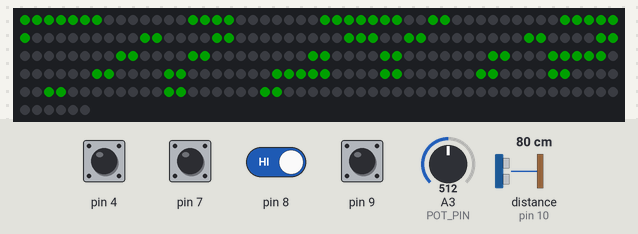
The sketch below on a simulated Arduino Uno, built with avr-gcc and run on an emulated ATmega328P. Parts: 256 RGB LEDs in strip order, left to right, continuing on the next row. The test bench sets the inputs (shaded band); at power-on: pin 4, pin 7–9 HIGH, A3 (POT_PIN) = 512, distance to the obstacle (sensor on pin 10) 80 cm. The echo pulse lasts 58.3 µs per cm; dim RGB values are drawn brighter than linear.

Above: at 3.29 s.
3.3 s: pin 7 pulled LOW for 1 s
At 4.5 s:
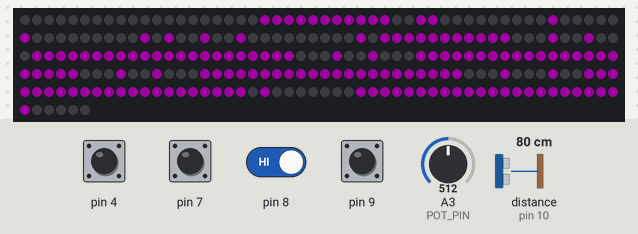
5.8 s: pin 4 driven LOW and pin 8 driven LOW
At 7.3 s:
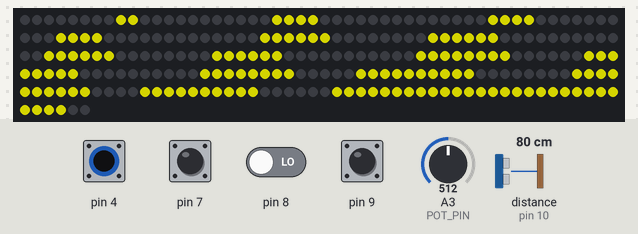
8.8 s: pin 4 pulsed HIGH 5 times (0.12 s each, 0.3 s apart)
At 10.46 s:
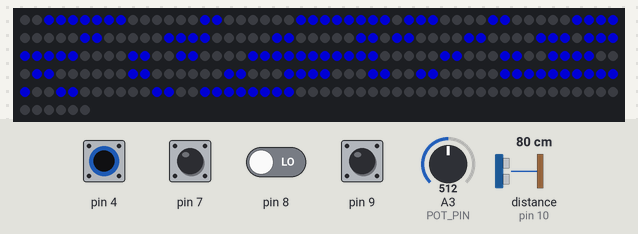
11.8 s: pin 9 pulled LOW for 1 s
At 12.9 s:
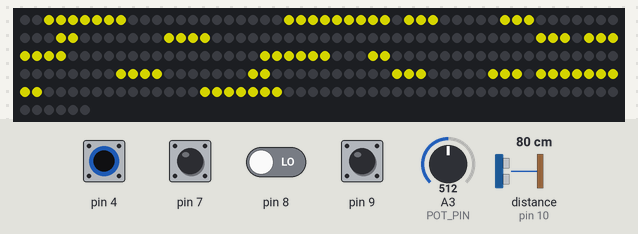

The sketch:

databits_RScroll.ino
```cpp
#include "FastLED.h"
#include <avr/pgmspace.h>
#include <NewPing.h>
#include "button.h"

#define DEBUG 0
#define NUM_LEDS 256
#define MIN_ASCII 47
#define MAX_ASCII 90
#define CHAR_WIDTH 16 /* The width of the array/data */
#define CHAR_REAL_WIDTH 12 /* The width of the pixels to display */

#define INIT_BRIGHT 64

//Time for conecube to display, msec
#define CONE_CUBE_DISPLAY_TIME 3000
#define SCROLL_DELAY 30

//LED Panel output
#define DATA_PIN 11

//Buttons
#define COLOR_BUTTON 4
#define CUBE_BUTTON 7
#define CONE_BUTTON 8
#define DISTANCE_BUTTON 9

//Analog Pot
#define POT_PIN A3

//Ultrasonic sensor
#define ECHO_PIN 10
#define MAX_DISTANCE 200  /* cm, about 6 ft */
#define TARGET_DISTANCE 24  /* Inches for "exact" */
#define NUM_RETRIES 7 /* Check distance this many times to get good reading */
NewPing sonar(ECHO_PIN, ECHO_PIN, MAX_DISTANCE);

Button colorBtn;
Button cubeBtn;
Button coneBtn;
Button distanceBtn;

//Set up LED array
CRGB leds[NUM_LEDS];

/**
  * This is run at initialization only
  */
void setup() {
  if (DEBUG) Serial.begin(9600);  // Only set up serial communication if debugging is enabled
  delay(2000);  //Wait to ensure LED panel powers up
  FastLED.addLeds<WS2812B, DATA_PIN, GRB>(leds, NUM_LEDS);
  FastLED.setBrightness(INIT_BRIGHT); //Number 0-255, default to low power so we can run over usb for debugging
  FastLED.clear();  //Set LED array to zero

  //Set up digital inputs
  colorBtn.begin(COLOR_BUTTON);
  cubeBtn.begin(CUBE_BUTTON);
  coneBtn.begin(CONE_BUTTON);
  distanceBtn.begin(DISTANCE_BUTTON);
}
const String msg = " DATABITS 3883";  //Message starts with a space so it scrolls entirely from left to right

//Start at ascii 47 go through ascii 90 (upper case), 47 == blank character instead of '/'
const char UpperFont12x16Data[] PROGMEM = {
			0x00,0x00,0x00,0x00,0x00,0x00,0x00,0x00,0x00,0x00,0x00,0x00,0x00,0x00,0x00,0x00,0x00,0x00,0x00,0x00,0x00,0x00,0x00,0x00,0x00,0x00,0x00,0x00,0x00,0x00,0x00,0x00,	//  ASCII DEC - 47
			0x0F,0x80,0x3F,0xE0,0x30,0x60,0x60,0x70,0x60,0xF0,0x61,0xB0,0x63,0x30,0x66,0x30,0x6C,0x30,0x78,0x30,0x70,0x30,0x30,0x60,0x3F,0xE0,0x0F,0x80,0x00,0x00,0x00,0x00,	// 0
			0x03,0x00,0x07,0x00,0x1F,0x00,0x1F,0x00,0x03,0x00,0x03,0x00,0x03,0x00,0x03,0x00,0x03,0x00,0x03,0x00,0x03,0x00,0x03,0x00,0x1F,0xE0,0x1F,0xE0,0x00,0x00,0x00,0x00,	// 1
			0x1F,0xC0,0x3F,0xE0,0x70,0x70,0x60,0x30,0x60,0x70,0x00,0xE0,0x01,0xC0,0x03,0x80,0x07,0x00,0x0E,0x00,0x1C,0x00,0x38,0x00,0x7F,0xF0,0x7F,0xF0,0x00,0x00,0x00,0x00,	// 2
			0x1F,0xC0,0x3F,0xE0,0x70,0x70,0x60,0x30,0x00,0x30,0x00,0x70,0x0F,0xE0,0x0F,0xC0,0x00,0x60,0x00,0x30,0x60,0x30,0x70,0x70,0x3F,0xE0,0x1F,0xC0,0x00,0x00,0x00,0x00,	// 3
			0x01,0xC0,0x03,0xC0,0x07,0xC0,0x0E,0xC0,0x1C,0xC0,0x38,0xC0,0x70,0xC0,0x60,0xC0,0x7F,0xF0,0x7F,0xF0,0x00,0xC0,0x00,0xC0,0x00,0xC0,0x00,0xC0,0x00,0x00,0x00,0x00,	// 4
			0x7F,0xF0,0x7F,0xF0,0x60,0x00,0x60,0x00,0x60,0x00,0x7F,0xC0,0x3F,0xE0,0x00,0x70,0x00,0x30,0x00,0x30,0x60,0x30,0x70,0x70,0x3F,0xE0,0x1F,0xC0,0x00,0x00,0x00,0x00,	// 5
			0x03,0xC0,0x07,0xC0,0x0E,0x00,0x1C,0x00,0x38,0x00,0x30,0x00,0x7F,0xC0,0x7F,0xE0,0x70,0x70,0x60,0x30,0x60,0x30,0x70,0x70,0x3F,0xE0,0x1F,0xC0,0x00,0x00,0x00,0x00,	// 6
			0x7F,0xF0,0x7F,0xF0,0x00,0x60,0x00,0x60,0x00,0xC0,0x00,0xC0,0x01,0x80,0x01,0x80,0x03,0x00,0x03,0x00,0x06,0x00,0x06,0x00,0x0C,0x00,0x0C,0x00,0x00,0x00,0x00,0x00,	// 7
			0x0F,0x80,0x1F,0xC0,0x38,0xE0,0x30,0x60,0x30,0x60,0x38,0xE0,0x1F,0xC0,0x3F,0xE0,0x70,0x70,0x60,0x30,0x60,0x30,0x70,0x70,0x3F,0xE0,0x1F,0xC0,0x00,0x00,0x00,0x00,	// 8
			0x1F,0xC0,0x3F,0xE0,0x70,0x70,0x60,0x30,0x60,0x30,0x70,0x70,0x3F,0xF0,0x1F,0xF0,0x00,0x60,0x00,0xE0,0x01,0xC0,0x03,0x80,0x1F,0x00,0x1E,0x00,0x00,0x00,0x00,0x00,	// 9
			0x00,0x00,0x00,0x00,0x00,0x00,0x00,0x00,0x0E,0x00,0x0E,0x00,0x0E,0x00,0x00,0x00,0x00,0x00,0x00,0x00,0x0E,0x00,0x0E,0x00,0x0E,0x00,0x00,0x00,0x00,0x00,0x00,0x00,	// :
			0x00,0x00,0x00,0x00,0x00,0x00,0x00,0x00,0x0E,0x00,0x0E,0x00,0x0E,0x00,0x00,0x00,0x00,0x00,0x00,0x00,0x0E,0x00,0x0E,0x00,0x0E,0x00,0x06,0x00,0x06,0x00,0x0C,0x00,	// ;
			0x01,0x80,0x03,0xc0,0x03,0xc0,0x03,0xc0,0x07,0xe0,0x07,0xe0,0x07,0xe0,0x07,0xe0,0x0f,0xf0,0x0f,0xf0,0x0f,0xf0,0x1f,0xf8,0x1f,0xf8,0x1f,0xf8,0x7f,0xfe,0x7f,0xfe,	// < (cone)
			/*0x00,0x00,0x00,0x00,0x00,0x00,0x00,0x00,0x00,0x00,0x3F,0xE0,0x3F,0xE0,0x00,0x00,0x00,0x00,0x3F,0xE0,0x3F,0xE0,0x00,0x00,0x00,0x00,0x00,0x00,0x00,0x00,0x00,0x00,	// = */
			0x00,0x00,0x00,0x00,0x00,0x00,0x00,0x00,0x00,0x00,0x00,0x00,0x00,0x00,0x3F,0xE0,0x3F,0xE0,0x00,0x00,0x00,0x00,0x00,0x00,0x00,0x00,0x00,0x00,0x00,0x00,0x00,0x00,	// = ( - )
			0x30,0x00,0x38,0x00,0x1C,0x00,0x0E,0x00,0x07,0x00,0x03,0x80,0x01,0xC0,0x01,0xC0,0x03,0x80,0x07,0x00,0x0E,0x00,0x1C,0x00,0x38,0x00,0x30,0x00,0x00,0x00,0x00,0x00,	// >
			0x1F,0x80,0x3F,0xC0,0x70,0xE0,0x60,0x60,0x60,0xE0,0x01,0xC0,0x03,0x80,0x07,0x00,0x06,0x00,0x06,0x00,0x06,0x00,0x00,0x00,0x06,0x00,0x06,0x00,0x00,0x00,0x00,0x00,	// ?
			0x00,0x00,0x07,0xff,0x08,0x03,0x10,0x05,0x20,0x09,0x7f,0xf1,0x7f,0xf1,0x7f,0xf1,0x7f,0xf1,0x7f,0xf1,0x7f,0xf1,0x7f,0xf1,0x7f,0xf2,0x7f,0xf4,0x7f,0xf8,0x7f,0xf0,	// @ (cube)
			0x06,0x00,0x06,0x00,0x0F,0x00,0x0F,0x00,0x0F,0x00,0x19,0x80,0x19,0x80,0x19,0x80,0x30,0xC0,0x3F,0xC0,0x3F,0xC0,0x60,0x60,0x60,0x60,0x60,0x60,0x00,0x00,0x00,0x00,	// A
			0x7F,0x00,0x7F,0x80,0x61,0xC0,0x60,0xC0,0x60,0xC0,0x61,0xC0,0x7F,0x80,0x7F,0xC0,0x60,0xE0,0x60,0x60,0x60,0x60,0x60,0xE0,0x7F,0xC0,0x7F,0x80,0x00,0x00,0x00,0x00,	// B
			0x0F,0x80,0x1F,0xC0,0x38,0xE0,0x30,0x60,0x60,0x00,0x60,0x00,0x60,0x00,0x60,0x00,0x60,0x00,0x60,0x00,0x30,0x60,0x38,0xE0,0x1F,0xC0,0x0F,0x80,0x00,0x00,0x00,0x00,	// C
			0x7F,0x00,0x7F,0x80,0x61,0xC0,0x60,0xC0,0x60,0x60,0x60,0x60,0x60,0x60,0x60,0x60,0x60,0x60,0x60,0x60,0x60,0xC0,0x61,0xC0,0x7F,0x80,0x7F,0x00,0x00,0x00,0x00,0x00,	// D
			0x7F,0xE0,0x7F,0xE0,0x60,0x00,0x60,0x00,0x60,0x00,0x60,0x00,0x7F,0x80,0x7F,0x80,0x60,0x00,0x60,0x00,0x60,0x00,0x60,0x00,0x7F,0xE0,0x7F,0xE0,0x00,0x00,0x00,0x00,	// E
			0x7F,0xE0,0x7F,0xE0,0x60,0x00,0x60,0x00,0x60,0x00,0x60,0x00,0x7F,0x80,0x7F,0x80,0x60,0x00,0x60,0x00,0x60,0x00,0x60,0x00,0x60,0x00,0x60,0x00,0x00,0x00,0x00,0x00,	// F
			0x0F,0xC0,0x1F,0xE0,0x38,0x60,0x30,0x00,0x60,0x00,0x60,0x00,0x63,0xE0,0x63,0xE0,0x60,0x60,0x60,0x60,0x30,0x60,0x38,0x60,0x1F,0xE0,0x0F,0xE0,0x00,0x00,0x00,0x00,	// G
			0x60,0x60,0x60,0x60,0x60,0x60,0x60,0x60,0x60,0x60,0x60,0x60,0x7F,0xE0,0x7F,0xE0,0x60,0x60,0x60,0x60,0x60,0x60,0x60,0x60,0x60,0x60,0x60,0x60,0x00,0x00,0x00,0x00,	// H
			0x1F,0x80,0x1F,0x80,0x06,0x00,0x06,0x00,0x06,0x00,0x06,0x00,0x06,0x00,0x06,0x00,0x06,0x00,0x06,0x00,0x06,0x00,0x06,0x00,0x1F,0x80,0x1F,0x80,0x00,0x00,0x00,0x00,	// I
			0x00,0x60,0x00,0x60,0x00,0x60,0x00,0x60,0x00,0x60,0x00,0x60,0x00,0x60,0x00,0x60,0x00,0x60,0x60,0x60,0x60,0x60,0x70,0xC0,0x3F,0xC0,0x1F,0x80,0x00,0x00,0x00,0x00,	// J
			0x60,0x60,0x60,0xE0,0x61,0xC0,0x63,0x80,0x67,0x00,0x6E,0x00,0x7C,0x00,0x7C,0x00,0x6E,0x00,0x67,0x00,0x63,0x80,0x61,0xC0,0x60,0xE0,0x60,0x60,0x00,0x00,0x00,0x00,	// K
			0x60,0x00,0x60,0x00,0x60,0x00,0x60,0x00,0x60,0x00,0x60,0x00,0x60,0x00,0x60,0x00,0x60,0x00,0x60,0x00,0x60,0x00,0x60,0x00,0x7F,0xE0,0x7F,0xE0,0x00,0x00,0x00,0x00,	// L
			0x60,0x60,0x70,0xE0,0x70,0xE0,0x79,0xE0,0x79,0xE0,0x6F,0x60,0x6F,0x60,0x66,0x60,0x66,0x60,0x60,0x60,0x60,0x60,0x60,0x60,0x60,0x60,0x60,0x60,0x00,0x00,0x00,0x00,	// M
			0x60,0x60,0x70,0x60,0x70,0x60,0x78,0x60,0x6C,0x60,0x6C,0x60,0x66,0x60,0x66,0x60,0x63,0x60,0x63,0x60,0x61,0xE0,0x60,0xE0,0x60,0xE0,0x60,0x60,0x00,0x00,0x00,0x00,	// N
			0x0F,0x00,0x1F,0x80,0x39,0xC0,0x30,0xC0,0x60,0x60,0x60,0x60,0x60,0x60,0x60,0x60,0x60,0x60,0x60,0x60,0x30,0xC0,0x39,0xC0,0x1F,0x80,0x0F,0x00,0x00,0x00,0x00,0x00,	// O
			0x7F,0x80,0x7F,0xC0,0x60,0xE0,0x60,0x60,0x60,0x60,0x60,0x60,0x60,0xE0,0x7F,0xC0,0x7F,0x80,0x60,0x00,0x60,0x00,0x60,0x00,0x60,0x00,0x60,0x00,0x00,0x00,0x00,0x00,	// P
			0x0F,0x00,0x1F,0x80,0x39,0xC0,0x30,0xC0,0x60,0x60,0x60,0x60,0x60,0x60,0x60,0x60,0x60,0x60,0x63,0x60,0x33,0xC0,0x39,0xC0,0x1F,0xE0,0x0F,0x60,0x00,0x00,0x00,0x00,	// Q
			0x7F,0x80,0x7F,0xC0,0x60,0xE0,0x60,0x60,0x60,0x60,0x60,0x60,0x60,0xE0,0x7F,0xC0,0x7F,0x80,0x67,0x00,0x63,0x80,0x61,0xC0,0x60,0xE0,0x60,0x60,0x00,0x00,0x00,0x00,	// R
			0x1F,0x80,0x3F,0xC0,0x70,0xE0,0x60,0x60,0x60,0x00,0x70,0x00,0x3F,0x80,0x1F,0xC0,0x00,0xE0,0x00,0x60,0x60,0x60,0x70,0xE0,0x3F,0xC0,0x1F,0x80,0x00,0x00,0x00,0x00,	// S
			0x3F,0xC0,0x3F,0xC0,0x06,0x00,0x06,0x00,0x06,0x00,0x06,0x00,0x06,0x00,0x06,0x00,0x06,0x00,0x06,0x00,0x06,0x00,0x06,0x00,0x06,0x00,0x06,0x00,0x00,0x00,0x00,0x00,	// T
			0x60,0x60,0x60,0x60,0x60,0x60,0x60,0x60,0x60,0x60,0x60,0x60,0x60,0x60,0x60,0x60,0x60,0x60,0x60,0x60,0x60,0x60,0x30,0xC0,0x3F,0xC0,0x1F,0x80,0x00,0x00,0x00,0x00,	// U
			0x60,0x60,0x60,0x60,0x60,0x60,0x30,0xC0,0x30,0xC0,0x30,0xC0,0x19,0x80,0x19,0x80,0x19,0x80,0x0F,0x00,0x0F,0x00,0x0F,0x00,0x06,0x00,0x06,0x00,0x00,0x00,0x00,0x00,	// V
			0x60,0x60,0x60,0x60,0x60,0x60,0x60,0x60,0x60,0x60,0x60,0x60,0x60,0x60,0x66,0x60,0x66,0x60,0x6F,0x60,0x79,0xE0,0x70,0xE0,0x70,0xE0,0x60,0x60,0x00,0x00,0x00,0x00,	// W
			0x60,0x60,0x60,0x60,0x30,0xC0,0x30,0xC0,0x19,0x80,0x0F,0x00,0x06,0x00,0x06,0x00,0x0F,0x00,0x19,0x80,0x30,0xC0,0x30,0xC0,0x60,0x60,0x60,0x60,0x00,0x00,0x00,0x00,	// X
			0x60,0x60,0x60,0x60,0x30,0xC0,0x30,0xC0,0x19,0x80,0x19,0x80,0x0F,0x00,0x0F,0x00,0x06,0x00,0x06,0x00,0x06,0x00,0x06,0x00,0x06,0x00,0x06,0x00,0x00,0x00,0x00,0x00,	// Y
			0x7F,0xE0,0x7F,0xE0,0x00,0xC0,0x00,0xC0,0x01,0x80,0x03,0x00,0x06,0x00,0x06,0x00,0x0C,0x00,0x18,0x00,0x30,0x00,0x30,0x00,0x7F,0xE0,0x7F,0xE0,0x00,0x00,0x00,0x00,	// Z - ASCII DEC 90
			};

//Set default color to green
uint32_t currentColor = CRGB::Green;
boolean isDisplayCube = false;
boolean isDisplayCone = false;
boolean isDistanceMode = false;

int getIndexForChar(char aChar)
{
  int asciiChar = (int)aChar;
  if ((asciiChar < MIN_ASCII) || (asciiChar > MAX_ASCII)) asciiChar = MIN_ASCII;
  return ((asciiChar - MIN_ASCII) * (CHAR_WIDTH * 2));
}

/**
  * Poll the digital button IOs, debouncing the results to remove noise
  */
void checkButtons()
{
  //Check for color button
  if (colorBtn.debounce())
  {
    changeColor();
  }
  if (cubeBtn.debounce())
  {
    isDisplayCube=!isDisplayCube;
  }
  if (coneBtn.debounce())
  {
    isDisplayCone=!isDisplayCone;
  }
  if (distanceBtn.debounce())
  {
    //Toggle Distance display
    isDistanceMode=!isDistanceMode;
  }
}

/**
  * If the color change button is selected, loop through color selections
  * This also checks the brightness setting, to limit analog reads
  */
void changeColor()
{
  if (currentColor == CRGB::Green)
  {
    if (DEBUG) Serial.println("color button pressed setting color to red");
    currentColor = CRGB::Red;
  }
  else if (currentColor == CRGB::Red)
  {
    if (DEBUG) Serial.println("color button pressed setting color to blue");
    currentColor = CRGB::Blue;
  }
  else
  {
    if (DEBUG) Serial.println("color button pressed setting color to green");
    currentColor = CRGB::Green;
  }

  //Also check analog potential value only during change color routine, returns 0 - 1024
  int potVal = analogRead(POT_PIN) / 4;  //Turn into 0-255
  if (potVal > INIT_BRIGHT)
  {
    FastLED.setBrightness(potVal);
  }
}

/**
 *  Main code, loop forever
 */
void loop()
{
  //Loop through the message array
  for (int msgLetter = 0; msgLetter < msg.length(); msgLetter++)
  {
    //Get the next 3 characters as we can show up to 3 parts of characters on the screen at once
    char aChar = msg[msgLetter];
    int bCharPos = (msgLetter+1);
    if (bCharPos > msg.length()) bCharPos -= msg.length(); //If we reached the end of the char array, loop to beginning
    char bChar = msg[bCharPos];
    int cCharPos = (msgLetter+2);
    if (cCharPos > msg.length()) cCharPos -= msg.length(); //If we reached the end of the char array, loop to beginning
    char cChar = msg[cCharPos];
    if (DEBUG) Serial.println(aChar);  //output the first character in the message

    //scroll each pixel of current character from right to left, 0 is full character, 15 is one row shown
    //2023-03-24_Try to remove double char delay..  Changing from >= 3 to > 3
    for (int scrollX = (CHAR_WIDTH-1); scrollX > 3; scrollX--)
    {
      //poll the buttons, this occurs about every 100 ms
      checkButtons();

      //Check for cone/cube display
      if (isDisplayCone)
      {
        //Display the cone symbol from right to left, takes 1.6 seconds.
        if (DEBUG) Serial.println("display cone!");
        FastLED.clear();
        displayChar('<',  0, CRGB::Yellow); //Cone Character will replace < in array
        FastLED.show();
        for (int timeLoop=0; timeLoop < CONE_CUBE_DISPLAY_TIME; timeLoop+=100)
        {
          delay(100);
        }
        isDisplayCone = false;
      }
      if (isDisplayCube)
      {
        //Display the cube symbol from right to left, takes 1.6 seconds.
        if (DEBUG) Serial.println("display cube!");
        FastLED.clear();
        displayChar('@',  0, CRGB::Purple); //Cube Character will replace @ in array
        FastLED.show();
        for (int timeLoop=0; timeLoop < CONE_CUBE_DISPLAY_TIME; timeLoop+=100)
        {
          delay(100);
        }
        isDisplayCube = false;
      }
      if (isDistanceMode)
      {
        distanceMode();
        delay(100);
      }
      else
      {
        //Nothing else to do, so continue looping the message
        FastLED.clear(); //clear out the LED array in memory

        //Get the positions of the next 3 characters as we can show up to 3 parts of characters on the screen at once
        int charApos = scrollX - 15;
        int charBpos = (scrollX -15) + CHAR_REAL_WIDTH;
        int charCpos = (scrollX -15) + (CHAR_REAL_WIDTH*2);
        //Based on loop, determine which characters are displayed at what locations
        if (charApos >= -15)
        {
          displayChar(aChar, charApos, currentColor); //display First Character
        }
        if ((charBpos <= 15) && (charBpos >= -15))
        {
          displayChar(bChar,  charBpos, currentColor); //Display second character
        }
        if (charCpos <= 15)
        {
          displayChar(cChar,  charCpos, currentColor); //Display Third character
        }
        FastLED.show();  //Show the LED screen

        //if (DEBUG) Serial.println(scrollX);
        delay(SCROLL_DELAY);
      } //End if scroll message
    }//end for windowX
  } // end for msgLetter
} //End Loop

/*
 * This displays a single character in a single color at a specified offset
 * Offset of 0 means character fully on display,
 * -8 is right half showing,
 * 8 left half showing, etc
*/
void displayChar(char aChar, int offset, uint32_t colorCode)
{
  //sanity check
  if ((offset < -15) || (offset > 15)) offset = 0;
  //int readCharLocation = getIndexForChar(aChar);
  int startA = getIndexForChar(aChar);
  int startB = startA;
  int scrollX = 15;
  //Optimize the start and end of the X loop to only the zones the character needs to be in
  int pixelXend = 16;
  int pixelXstart = 0;
  if (offset < 0)
  {
    //add the negative offset to scrollX, set charB to zero
    scrollX += offset;
    startB=0;
    //Add the offset to the "right" side of the LED for starting zone
    pixelXstart += offset;
  }
  if (offset > 0)
  {
    //Set scrollX one less than offset, set CharA to zero
    scrollX = offset-1;
    startA = 0;
    pixelXend = 16 - offset;
  }

  for (int pixelY = 0; pixelY < 16; pixelY++)
  {
    int charY = pixelY*2;
    int pixelYLEDLoc = pixelY*16;

    for (int pixelX = pixelXstart; pixelX < pixelXend; pixelX++)
    {
      //Invert from 15 -> 0 for the inverted rows, and also use this for outputing the Char Matrix
      int inverse = 15 - pixelX;
      int pixelXAdjusted = pixelX;
      //The LED wraps LtoR on even (0,2) rows, RtoL odd (1,3) rows
      if (pixelY % 2) pixelXAdjusted = inverse;

      //Get the X,Y values used for the letter matrix, 2 bytes per row, 16 rows per character
      //int charY = pixelY*2; //moved to inside Y loop
      int charX = 0;
      int readCharLocation = startB;
      int charXOffset = pixelX + scrollX;
      if (charXOffset > (CHAR_WIDTH-1))
      {
        charXOffset = charXOffset - CHAR_WIDTH;
        readCharLocation = startA; //switch to next letter
      }
      int charInverse = (15) - (charXOffset);
      if (charInverse > (7)) charX++;
      int mod = charXOffset % 8; //get the bit 0-7 to read
      readCharLocation += charY+charX;

      char readChar = pgm_read_byte(&(UpperFont12x16Data[readCharLocation]));
      //Quick skip for 0
      if ((readChar != 0) && (bitRead(readChar,mod)))
        leds[(pixelYLEDLoc)+pixelXAdjusted] = colorCode;
    }  //end for pixelX
  }  //end for pixelY
}

//Turn on the Ultrasonic sensor and display distance on LED until turned off
void distanceMode()
{
  //int inches = sonar.ping_in();
  int inches = sonar.convert_in(sonar.ping_median(5));
  FastLED.clear();
  if (DEBUG) { Serial.print("sonar read in inches: ");  Serial.println(inches); }

  uint32_t distanceColor = CRGB::Red;
  //Allow 20 inches on either side
  if ((inches > (TARGET_DISTANCE-20)) && (inches < TARGET_DISTANCE+20))
  {
    boolean negative = false;
    int deltaInches = (inches - TARGET_DISTANCE)/2;  //Divide by 2
    if (deltaInches < 0)
    {
      negative = true;
      deltaInches = abs(deltaInches); /* lose sign */
    }
    if (deltaInches > 2) distanceColor = CRGB::Yellow;
    if (deltaInches > 6) distanceColor = CRGB::Green;
    if (negative) displayChar('=',  -6, distanceColor);
    //Add 48 to the number to get 0-9 characters
    displayChar((char)(deltaInches+48), 5, distanceColor);
  }
  else
  {
    //Fill completely green (too far or too close)
    for (int jj=0; jj < NUM_LEDS; jj++) leds[jj] = CRGB::Green;
  }
  FastLED.show();
}
```

button.h
```cpp
#ifndef button_h
#define button_h

#include "Arduino.h"

class Button
{
  private:
    uint8_t btn;
    uint16_t state;
  public:
    void begin(uint8_t button) {
      btn = button;
      state = 0;
      pinMode(btn, INPUT_PULLUP);
    }
    bool debounce() {
      state = (state<<1) | digitalRead(btn) | 0xfe00;
      return (state == 0xff00);
    }
};
#endif
```

Measured:
- after the input at 3.3 s, the LEDs: first differ from a run without the input after 0.35 s (image 1)
- after the input at 5.8 s, the LEDs: first differ from a run without the input after 1.2 s (image 2)
- after the input at 8.8 s, the LEDs: first differ from a run without the input after 1.7 s (image 3)
